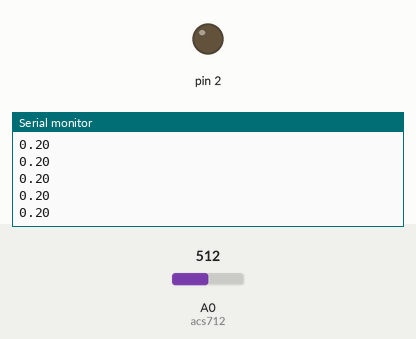
A sketch run on a simulated Arduino Uno, built with avr-gcc and run on an emulated ATmega328P. Parts: output pins drawn as LEDs (lit = HIGH), the last lines printed to the serial monitor. The test bench sets the inputs (shaded band); at power-on: A0 (acs712) = 512.

Above: at 1.2 s.
1.3 s: A0 (acs712) set to 298
At 2.2 s:
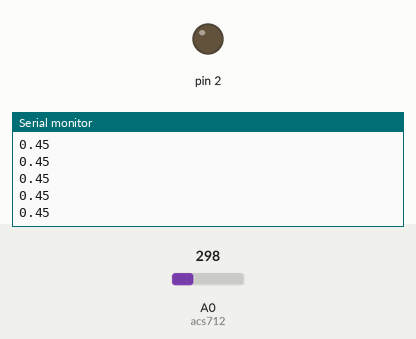
2.8 s: A0 (acs712) set to 268
At 3.4 s:
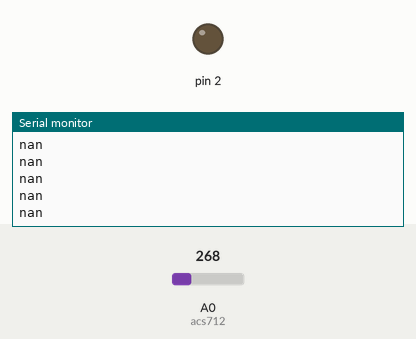
Timing chart, 0 to 5.8 s (numbered marks = the images above; inputs shaded):
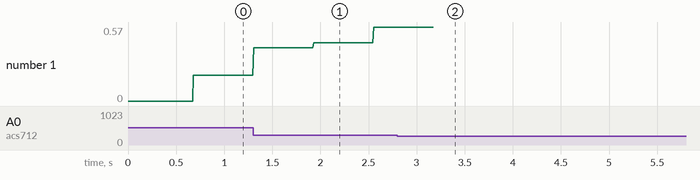

Measured:
- the behaviour switches between 282 and 281 on A0 (acs712) (found by bisection; images 1 and 2)
- after the input at 1.3 s, the serial monitor: prints a new line after 0.63 s (image 1)
- after the input at 2.8 s, the serial monitor: prints a new line after 0.38 s (image 2)
- plotted number 1: 0.2 → 0.57 after the input at 1.3 s

The sketch:

ACS712_RMS.ino
```cpp
#define acs712 A0
float result;
    long lastSample = 0;
    long sampleSum = 0;
    int sampleCount = 0;
    float vpc = 2.988;
    long onwatttime, offwatttime;
    float totalwattageperhour;


void setup() {
 Serial.begin(9600);
 pinMode(2,OUTPUT);
 digitalWrite(2,LOW);
}

void loop() {

  totalwattageperhour = getWatt();
  Serial.println(totalwattageperhour);

   }

float getWatt(){

    if(millis() > lastSample +1){
    sampleSum += sq(analogRead(acs712) -825);
    sampleCount++;
    lastSample = millis();
   }
   if(sampleCount == 100){
    float mean = sampleSum / sampleCount;
    float value = sqrt(mean);
    float mv = value * vpc;
    float amperage = mv/100;
    float wattage = amperage * 220;
    if(wattage < 25){ offwatttime = millis();}
    if(wattage > 25){onwatttime = millis() - offwatttime;}
    result  = (wattage * onwatttime)/3600000;
    sampleSum = 0;
    sampleCount = 0;
  }
  return result;


}
```
